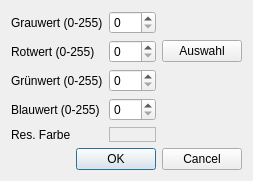
<?xml version="1.0" encoding="UTF-8"?>
<ui version="4.0">
 <author>Copyright (C) 2009 Pascal Mues</author>
 <class>EditNodeColorDialog</class>
 <widget class="QDialog" name="EditNodeColorDialog">
  <property name="geometry">
   <rect>
    <x>0</x>
    <y>0</y>
    <width>239</width>
    <height>181</height>
   </rect>
  </property>
  <property name="windowTitle">
   <string>Colornode bearbeiten</string>
  </property>
  <layout class="QVBoxLayout" name="verticalLayout">
   <item>
    <layout class="QGridLayout" name="gridLayout">
     <item row="0" column="0">
      <widget class="QLabel" name="label">
       <property name="text">
        <string>Grauwert (0-255)</string>
       </property>
      </widget>
     </item>
     <item row="0" column="1">
      <widget class="QSpinBox" name="spinBox">
       <property name="maximum">
        <number>255</number>
       </property>
      </widget>
     </item>
     <item row="1" column="0">
      <widget class="QLabel" name="label_2">
       <property name="text">
        <string>Rotwert (0-255)</string>
       </property>
      </widget>
     </item>
     <item row="1" column="1">
      <widget class="QSpinBox" name="spinBox_2">
       <property name="maximum">
        <number>255</number>
       </property>
      </widget>
     </item>
     <item row="1" column="2">
      <widget class="QPushButton" name="pushButton">
       <property name="text">
        <string>Auswahl</string>
       </property>
      </widget>
     </item>
     <item row="2" column="0">
      <widget class="QLabel" name="label_3">
       <property name="text">
        <string>Grünwert (0-255)</string>
       </property>
      </widget>
     </item>
     <item row="2" column="1">
      <widget class="QSpinBox" name="spinBox_3">
       <property name="maximum">
        <number>255</number>
       </property>
      </widget>
     </item>
     <item row="3" column="0">
      <widget class="QLabel" name="label_4">
       <property name="text">
        <string>Blauwert (0-255)</string>
       </property>
      </widget>
     </item>
     <item row="3" column="1">
      <widget class="QSpinBox" name="spinBox_4">
       <property name="maximum">
        <number>255</number>
       </property>
      </widget>
     </item>
     <item row="4" column="0">
      <widget class="QLabel" name="label_5">
       <property name="text">
        <string>Res. Farbe</string>
       </property>
      </widget>
     </item>
     <item row="4" column="1">
      <widget class="QFrame" name="frame">
       <property name="frameShape">
        <enum>QFrame::StyledPanel</enum>
       </property>
       <property name="frameShadow">
        <enum>QFrame::Raised</enum>
       </property>
      </widget>
     </item>
    </layout>
   </item>
   <item>
    <widget class="QDialogButtonBox" name="buttonBox">
     <property name="layoutDirection">
      <enum>Qt::LeftToRight</enum>
     </property>
     <property name="orientation">
      <enum>Qt::Horizontal</enum>
     </property>
     <property name="standardButtons">
      <set>QDialogButtonBox::Cancel|QDialogButtonBox::Ok</set>
     </property>
    </widget>
   </item>
  </layout>
 </widget>
 <resources/>
 <connections>
  <connection>
   <sender>buttonBox</sender>
   <signal>rejected()</signal>
   <receiver>EditNodeColorDialog</receiver>
   <slot>reject()</slot>
   <hints>
    <hint type="sourcelabel">
     <x>316</x>
     <y>260</y>
    </hint>
    <hint type="destinationlabel">
     <x>286</x>
     <y>274</y>
    </hint>
   </hints>
  </connection>
 </connections>
</ui>
